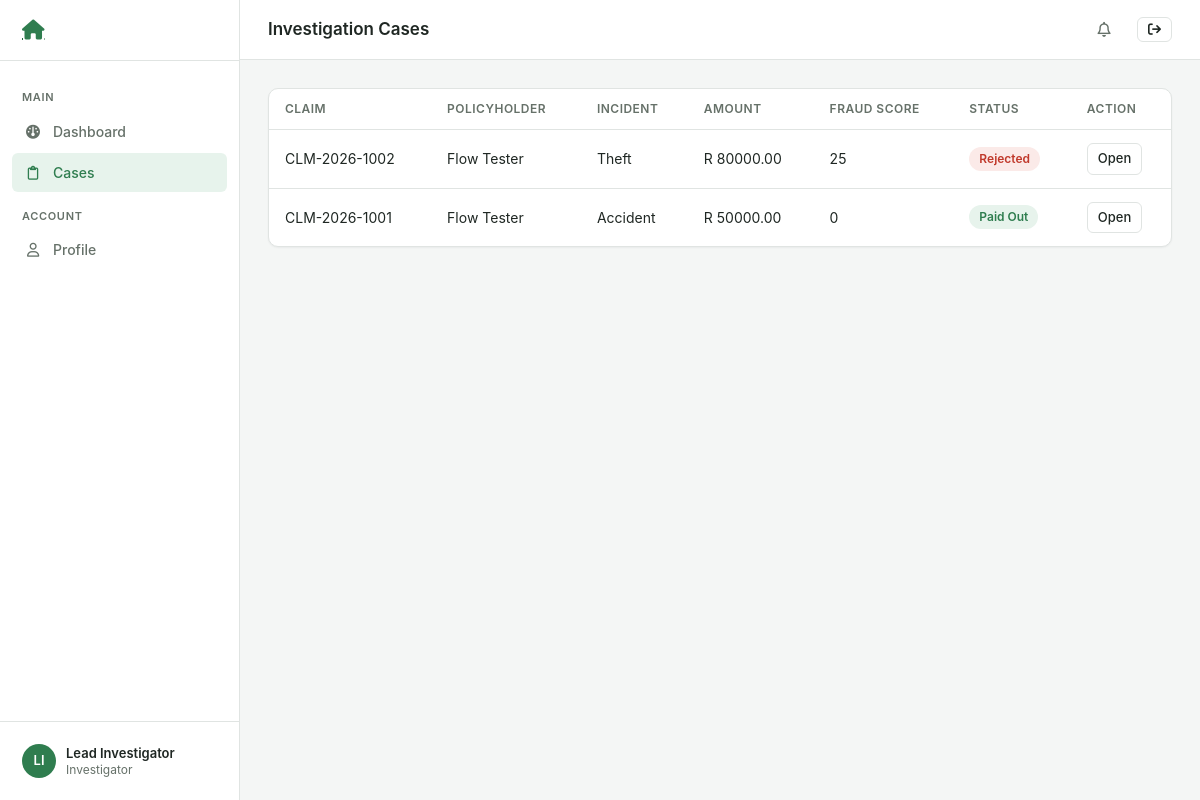
The page /investigator/cases/ (signed in) on the database as committed earlier.
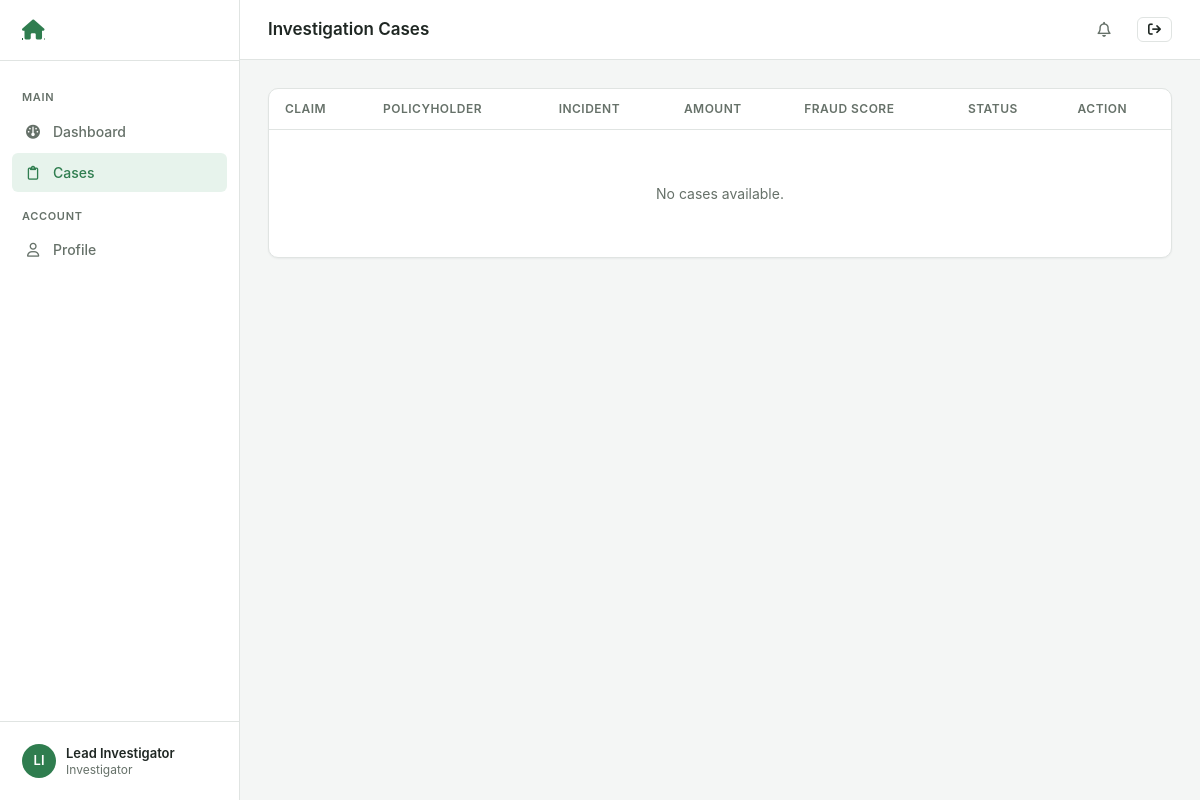
The same page on the database as committed later.
### core/models.py (models this page shows, shortened)
class Claim(models.Model):
    INCIDENT_TYPES = [
        ('accident', 'Accident'),
        ('theft', 'Theft'),
        ('damage', 'Damage'),
        ('fire', 'Fire'),
        ('natural_disaster', 'Natural Disaster'),
        ('medical', 'Medical Emergency'),
        ('death', 'Death Claim'),
        ('other', 'Other'),
    ]
    STATUS_CHOICES = [
        ('submitted', 'Submitted'),
        ('under_review', 'Under Review'),
        ('investigation', 'Under Investigation'),
        ('approved', 'Approved'),
        ('rejected', 'Rejected'),
        ('paid', 'Paid Out'),
    ]
    claim_number = models.CharField(max_length=50, unique=True)
    policy = models.ForeignKey(Policy, on_delete=models.CASCADE, related_name='claims')
    user = models.ForeignKey(User, on_delete=models.CASCADE, related_name='claims')
    incident_type = models.CharField(max_length=20, choices=INCIDENT_TYPES)
    incident_date = models.DateField()
    incident_description = models.TextField()
    incident_location = models.CharField(max_length=255, blank=True)
    amount_claimed = models.DecimalField(max_digits=15, decimal_places=2)
    amount_approved = models.DecimalField(max_digits=15, decimal_places=2, null=True, blank=True)
    status = models.CharField(max_length=20, choices=STATUS_CHOICES, default='submitted')
    fraud_score = models.IntegerField(default=0)
    fraud_flagged = models.BooleanField(default=False)
    fraud_risk_level = models.CharField(max_length=20, default='low')
    fraud_reasons = models.JSONField(default=list, blank=True)
    investigator = models.ForeignKey(
        User, on_delete=models.SET_NULL, null=True, blank=True,
        related_name='investigated_claims'
    )
    investigation_notes = models.TextField(blank=True)
    rejection_reason = models.TextField(blank=True)
    bank_details_requested = models.BooleanField(default=False)
    bank_name = models.CharField(max_length=100, blank=True)
    account_holder = models.CharField(max_length=200, blank=True)
    account_number = models.CharField(max_length=30, blank=True)
    branch_code = models.CharField(max_length=20, blank=True)
    bank_details_submitted_at = models.DateTimeField(null=True, blank=True)
    submitted_at = models.DateTimeField(auto_now_add=True)
    updated_at = models.DateTimeField(auto_now=True)
    resolved_at = models.DateTimeField(null=True, blank=True)
    def incident_type_display(self):
        return self.get_incident_type_display()

### core/views.py (the view)
        @login_required
        def wrapper(request, *args, **kwargs):
            if not hasattr(request.user, 'profile'):
                return redirect('login')
            if request.user.profile.role != role:
                return redirect('dashboard')
            return view_func(request, *args, **kwargs)

### core/views.py (called while the page is built)
def role_required(role):
    def decorator(view_func):
        @login_required
        def wrapper(request, *args, **kwargs):
            if not hasattr(request.user, 'profile'):
                return redirect('login')
            if request.user.profile.role != role:
                return redirect('dashboard')
            return view_func(request, *args, **kwargs)
        return wrapper
    return decorator

@role_required('investigator')
def investigator_cases(request):
    cases = Claim.objects.filter(
        Q(investigator=request.user) | Q(fraud_flagged=True)
    ).order_by('-submitted_at')
    context = {'cases': cases}
    return render(request, 'core/investigator_cases.html', context)

### core/templates/core/investigator_cases.html (shortened to what this page needs)
{% extends 'core/base.html' %}
{% block page_title %}Investigation Cases{% endblock %}
{% block sidebar %}
  <div class="group-label">Main</div>
  <a href="{% url 'investigator_dashboard' %}"><span class="ico"><i class="fa-solid fa-gauge"></i></span> Dashboard</a>
  <a href="{% url 'investigator_cases' %}" class="active"><span class="ico"><i class="fa-regular fa-clipboard"></i></span> Cases</a>
  <div class="group-label">Account</div>
  <a href="{% url 'investigator_profile' %}"><span class="ico"><i class="fa-regular fa-user"></i></span> Profile</a>
{% endblock %}
{% block content %}
<div class="card">
  <div class="table-wrap">
    <table class="data">
      <thead><tr><th>Claim</th><th>Policyholder</th><th>Incident</th><th>Amount</th><th>Fraud score</th><th>Status</th><th>Action</th></tr></thead>
      <tbody>
        {% for claim in cases %}
        <tr>
          <td>{{ claim.claim_number }}</td>
          <td>{{ claim.user.get_full_name|default:claim.user.username }}</td>
          <td>{{ claim.incident_type_display }}</td>
          <td>R {{ claim.amount_claimed|floatformat:2 }}</td>
          <td>{% if claim.fraud_flagged %}<span class="badge rejected">{{ claim.fraud_score }}</span>{% else %}{{ claim.fraud_score }}{% endif %}</td>
          <td><span class="badge {{ claim.status }}">{{ claim.get_status_display }}</span></td>
          <td><a href="{% url 'investigator_case_detail' claim.id %}" class="btn btn-sm">Open</a></td>
        </tr>
        {% empty %}
        <tr><td colspan="7"><div class="empty"><p>No cases available.</p></div></td></tr>
        {% endfor %}
      </tbody>
    </table>
  </div>
</div>
{% endblock %}

Rows that differ between the two databases and show on the page:
removed Claim: claim_number "CLM-2026-1002", user.get_full_name "Flow Tester", incident_type_display "Theft", amount_claimed "80000.00", fraud_score "25", status "Rejected"
removed Claim: claim_number "CLM-2026-1001", user.get_full_name "Flow Tester", incident_type_display "Accident", amount_claimed "50000.00", fraud_score "0", status "Paid Out"
Other text that changed with them:
text now shown: "No cases available."
